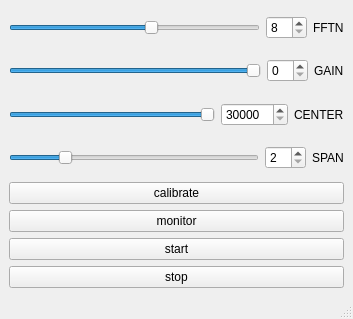
<?xml version="1.0" encoding="UTF-8"?>
<ui version="4.0">
 <class>MainWindow</class>
 <widget class="QMainWindow" name="MainWindow">
  <property name="geometry">
   <rect>
    <x>0</x>
    <y>0</y>
    <width>353</width>
    <height>319</height>
   </rect>
  </property>
  <property name="windowTitle">
   <string>LimeSDR UDP Tool</string>
  </property>
  <widget class="QWidget" name="centralwidget">
   <layout class="QVBoxLayout" name="verticalLayout">
    <item>
     <layout class="QHBoxLayout" name="horizontalLayout">
      <item>
       <widget class="QSlider" name="fftLenSlider">
        <property name="minimum">
         <number>8</number>
        </property>
        <property name="maximum">
         <number>22</number>
        </property>
        <property name="pageStep">
         <number>1</number>
        </property>
        <property name="value">
         <number>16</number>
        </property>
        <property name="orientation">
         <enum>Qt::Horizontal</enum>
        </property>
       </widget>
      </item>
      <item>
       <widget class="QSpinBox" name="fftLenSpinBox">
        <property name="minimum">
         <number>8</number>
        </property>
        <property name="maximum">
         <number>22</number>
        </property>
       </widget>
      </item>
      <item>
       <widget class="QLabel" name="label">
        <property name="text">
         <string>FFTN</string>
        </property>
       </widget>
      </item>
     </layout>
    </item>
    <item>
     <layout class="QHBoxLayout" name="horizontalLayout_2">
      <item>
       <widget class="QSlider" name="gainSlider">
        <property name="minimum">
         <number>0</number>
        </property>
        <property name="maximum">
         <number>73</number>
        </property>
        <property name="pageStep">
         <number>1</number>
        </property>
        <property name="value">
         <number>73</number>
        </property>
        <property name="orientation">
         <enum>Qt::Horizontal</enum>
        </property>
       </widget>
      </item>
      <item>
       <widget class="QSpinBox" name="gainSpinBox">
        <property name="maximum">
         <number>73</number>
        </property>
       </widget>
      </item>
      <item>
       <widget class="QLabel" name="label_2">
        <property name="text">
         <string>GAIN</string>
        </property>
       </widget>
      </item>
     </layout>
    </item>
    <item>
     <layout class="QHBoxLayout" name="horizontalLayout_3">
      <item>
       <widget class="QSlider" name="centerSlider">
        <property name="minimum">
         <number>30000</number>
        </property>
        <property name="maximum">
         <number>3800000</number>
        </property>
        <property name="singleStep">
         <number>10000</number>
        </property>
        <property name="pageStep">
         <number>10000</number>
        </property>
        <property name="value">
         <number>150000</number>
        </property>
        <property name="orientation">
         <enum>Qt::Horizontal</enum>
        </property>
       </widget>
      </item>
      <item>
       <widget class="QSpinBox" name="centerSpinBox">
        <property name="minimum">
         <number>30000</number>
        </property>
        <property name="maximum">
         <number>3800000</number>
        </property>
        <property name="singleStep">
         <number>1000</number>
        </property>
       </widget>
      </item>
      <item>
       <widget class="QLabel" name="label_3">
        <property name="text">
         <string>CENTER</string>
        </property>
       </widget>
      </item>
     </layout>
    </item>
    <item>
     <layout class="QHBoxLayout" name="horizontalLayout_4">
      <item>
       <widget class="QSlider" name="spanSlider">
        <property name="minimum">
         <number>2</number>
        </property>
        <property name="maximum">
         <number>40</number>
        </property>
        <property name="singleStep">
         <number>1</number>
        </property>
        <property name="pageStep">
         <number>1</number>
        </property>
        <property name="value">
         <number>10</number>
        </property>
        <property name="orientation">
         <enum>Qt::Horizontal</enum>
        </property>
       </widget>
      </item>
      <item>
       <widget class="QSpinBox" name="spanSpinBox">
        <property name="minimum">
         <number>2</number>
        </property>
        <property name="maximum">
         <number>40</number>
        </property>
       </widget>
      </item>
      <item>
       <widget class="QLabel" name="label_4">
        <property name="text">
         <string>SPAN</string>
        </property>
       </widget>
      </item>
     </layout>
    </item>
    <item>
     <widget class="QPushButton" name="reCalButton">
      <property name="text">
       <string>calibrate</string>
      </property>
     </widget>
    </item>
    <item>
     <widget class="QPushButton" name="monitorButton">
      <property name="text">
       <string>monitor</string>
      </property>
     </widget>
    </item>
    <item>
     <widget class="QPushButton" name="streamButton">
      <property name="text">
       <string>start</string>
      </property>
     </widget>
    </item>
    <item>
     <widget class="QPushButton" name="stopButton">
      <property name="text">
       <string>stop</string>
      </property>
     </widget>
    </item>
   </layout>
  </widget>
  <widget class="QMenuBar" name="menubar">
   <property name="geometry">
    <rect>
     <x>0</x>
     <y>0</y>
     <width>353</width>
     <height>26</height>
    </rect>
   </property>
  </widget>
  <widget class="QStatusBar" name="statusbar"/>
 </widget>
 <resources/>
 <connections/>
</ui>
